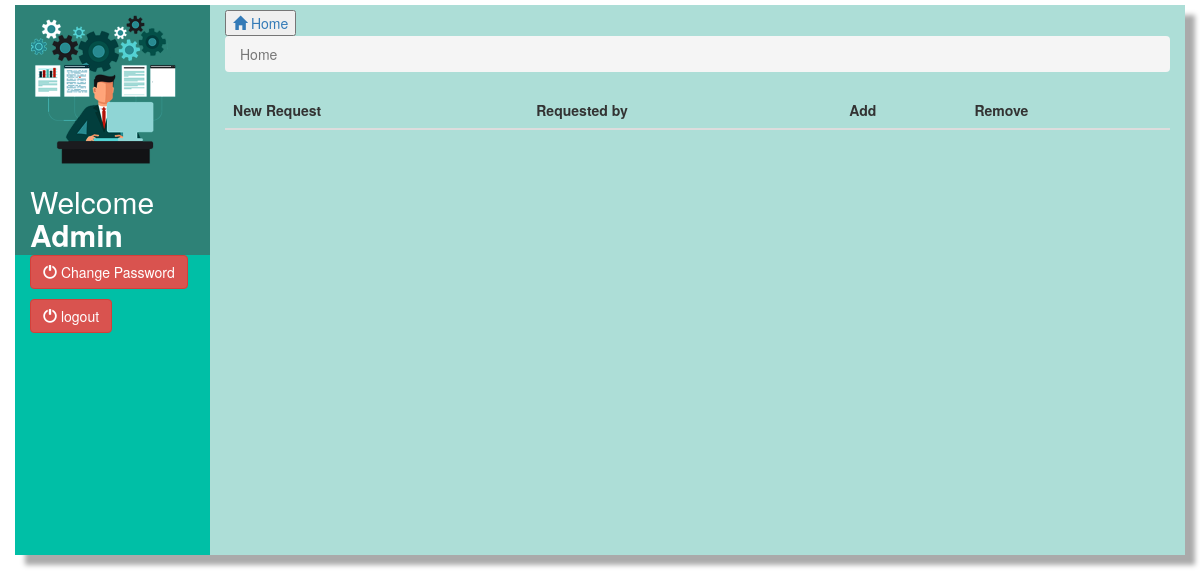
Page /addNewRequests.php (signed in) on the earlier database version.
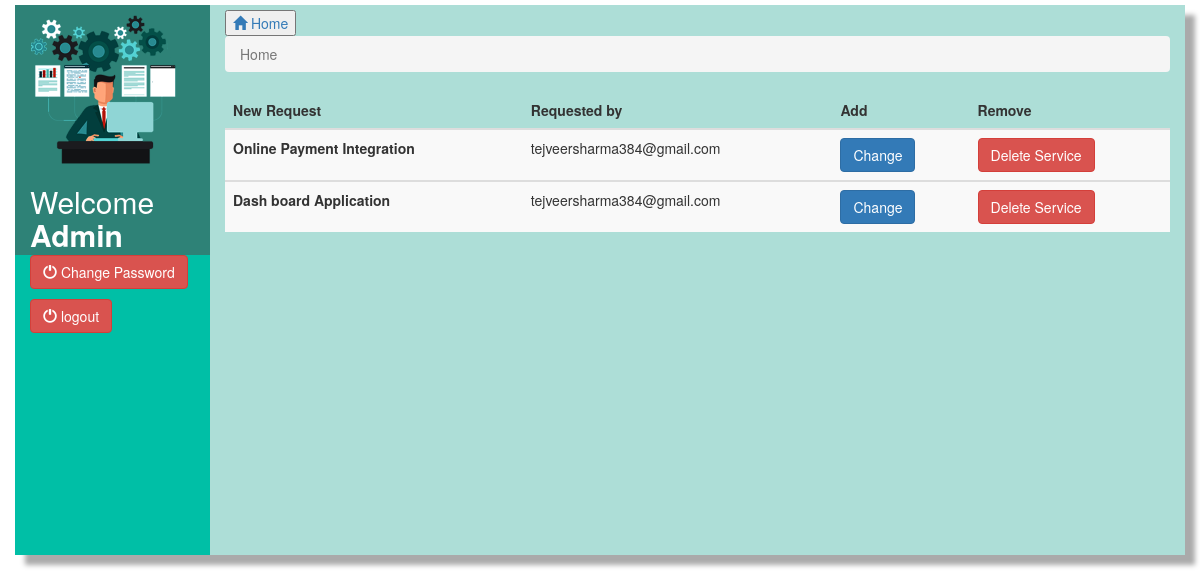
Same page on the later database version.
### tables this page shows
CREATE TABLE `requests` (
  `type` varchar(100) NOT NULL,
  `available` varchar(10) NOT NULL DEFAULT 'yes',
  `name` varchar(50) NOT NULL,
  `email` varchar(30) NOT NULL,
  `status` varchar(10) NOT NULL DEFAULT 'NO',
  `contact` varchar(12) NOT NULL,
  `city` varchar(20) NOT NULL
);

### addNewRequests.php (the view, shortened to what this page needs)
<?php
if(isset($_SESSION["admin"]))
{
?>
<!DOCTYPE html>
<html lang="en">
  <head>
   <link href="css/bootstrap.min.css" rel="stylesheet"/>
  </head>
  <body>
    <div class="container" style="margin-top:5px;">
      <div class="row">
        <div class="col-lg-2" style="background-color: green;">
          <div class="row">
            <div class="col-lg-12"  style="background-color: #2e8277;height:250px;align-content:center"><img class="img-fluid" src="images/admin.jpg" style="width:150px;margin-top:10px" alt="USER"/>
              <h2 style="color:white">Welcome<strong> Admin</strong></h2>
              </div>
          </div>
          <div class="row" >
            <div class="col-lg-12" style="font-size:20px;background-color: #00bfa6;height:300px">
              <p>  <a href="#changePassword" data-toggle ="modal"> <button type="submit"  class="btn btn-danger" style="color:white" name= "change_password"><span class="glyphicon glyphicon-off"></span>  Change Password</button></a></p>
                <p>  <a href="logout.php"> <button type="submit"  class="btn btn-danger" style="color:white" name= "logout"><span class="glyphicon glyphicon-off"></span>  logout</button></a></p>
            </div>
          </div>
        </div>
        <div class="col-lg-10" style="background-color: #added7;height:550px">
          <a href="admin.php"><button style="margin-top:5px"><span class="glyphicon glyphicon-home"></span> Home</button></a>
<nav aria-label="breadcrumb">
  <ol class="breadcrumb" >
    <li class="breadcrumb-item active" aria-current="page">Home</li>
  </ol>
</nav>
            <div class="row">
                <div class="col-sm-12">
                <?php
include('dbcon.php');
if($conn->connect_error){
    die("Connection failed : ".$connet_error);
}
else
{
    $query = "SELECT * FROM requests where status = 'NO'";
    $result = mysqli_query($conn, $query);
    echo '<table class="table table-striped">
  <thead>
    <tr>
      <th scope="col">New Request</th>
      <th scope="col">Requested by</th>
      <th scope="col">Add</th>
      <th scope="col">Remove</th>
    </tr>
  </thead>';
    while($array = mysqli_fetch_array($result)){
        echo '
  <tbody>
    <tr>
      <th scope="row">'.$array['type'].'</th>
      <td>'.$array['email'].'</td>
      <td><form action = "HomeDatabase.php" method = "post"><button type = "submit" class = "btn btn-primary" value="'.$array['type'].'" name ="AddThisService">Change</button>
    </form></td>
    <td><form action = "HomeDatabase.php" method = "post">
        <button type = "submit" class = "btn btn-danger" value="'.$array['type'].'" name = "deleteThisService" >Delete Service</button>
    </form></td>
    </tr>';
    }
}
?>
                </div>
            </div>
        </div>
      </div>
    </div>
  </body>
</html>
<?php
}
else
{
    header('location:index.php');
}
?>

Differences in the rows shown:
added requests: type "Online Payment Integration", email "tejveersharma384@gmail.com"
added requests: type "Dash board Application", email "tejveersharma384@gmail.com"
